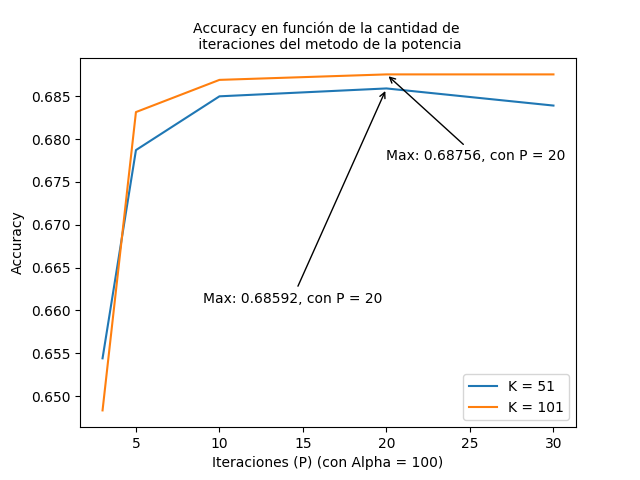

Reproduce this figure in Python.
import csv
import sys
import matplotlib.pyplot as plt
import os
from functools import reduce

get_real_label = {}
with open('../../datos/imdb_dataset.csv', 'r') as csvfile:
  spamreader = csv.DictReader(csvfile, delimiter=',')
  for row in spamreader:
    get_real_label[row['index']] = row['label']


def get_accuracy(path):
  with open(path, 'r') as csvfile:
    spamreader = csv.DictReader(csvfile, delimiter=',')

    tp = tn = ammount = 0.0
    for row in spamreader:
      label = get_real_label[row['id']]
      ammount+=1

      if (row['label'] == 'pos') and (label == 'pos'):
        tp+=1

      if (row['label'] == 'neg') and (label == 'neg'):
        tn+=1

    return (tp + tn) / ammount


path = '../../ejecucion/outputs/con_pca/power_iterations/classif/'
results = []
for filename in os.listdir(path):
  power = int(filename[0:-4][11:].split('_a100_k')[0])
  k = int(filename[0:-4][11:].split('_a100_k')[1])
  accuracy = get_accuracy(path + filename)  
  results.append({'k':k, 'power':power, 'accuracy':accuracy})


## K = 51
plotA = []
for e in results:
  if e['k'] == 51:
    plotA.append((e['power'], e['accuracy']))

plotA.sort(key=lambda e: e[0])

## K = 101
plotB = []
for e in results:
  if e['k'] == 101:
    plotB.append((e['power'], e['accuracy']))

plotB.sort(key=lambda e: e[0])

plt.plot(*zip(*plotA), label='K = 51')

m = max(plotA, key=lambda e : e[1])

plt.annotate('Max: ' + str(m[1]) + ', con P = ' + str(m[0]), xy=(m[0], m[1]), xytext=(m[0]-11, m[1]-0.025),
              arrowprops=dict(facecolor='red', arrowstyle='->'),
            )

plt.plot(*zip(*plotB), label='K = 101')

m = max(plotB, key=lambda e : e[1])

plt.annotate('Max: ' + str(m[1]) + ', con P = ' + str(m[0]), xy=(m[0], m[1]), xytext=(m[0], m[1]-0.01),
              arrowprops=dict(facecolor='red', arrowstyle='->'),
            )

plt.title('Accuracy en función de la cantidad de \n iteraciones del metodo de la potencia', fontsize=10)
plt.ylabel('Accuracy')
plt.xlabel('Iteraciones (P) (con Alpha = 100)')
plt.legend()
plt.savefig('graph_power_accuracy.png')